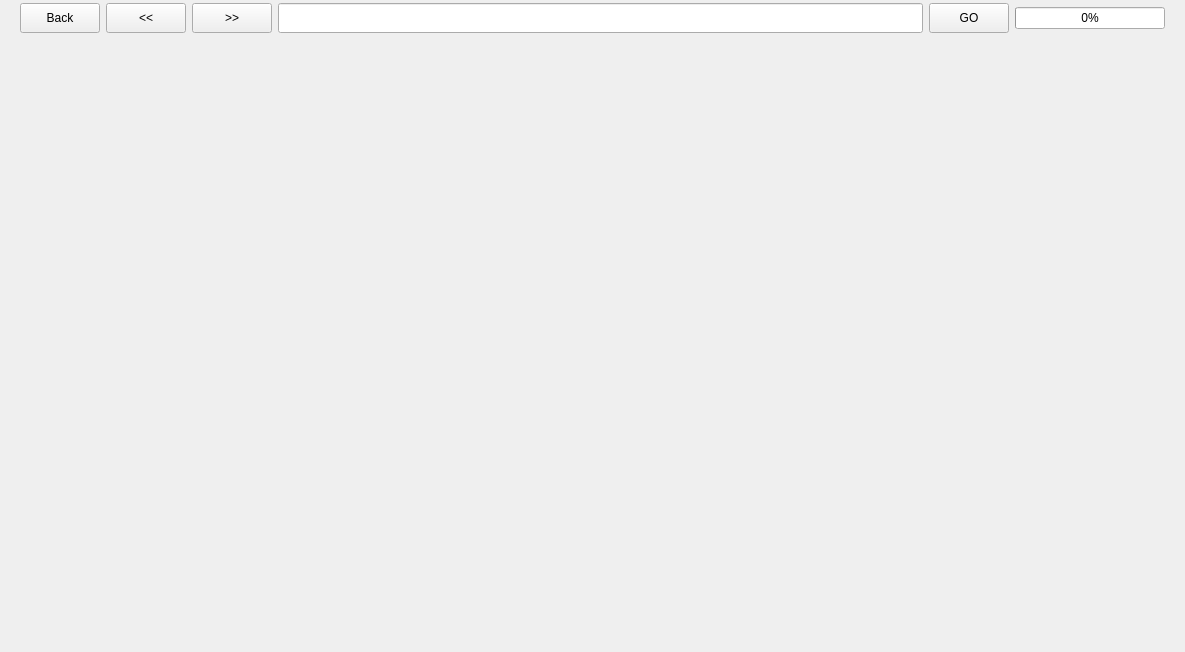
<?xml version="1.0" encoding="UTF-8"?>
<ui version="4.0">
 <class>WebController</class>
 <widget class="QWidget" name="WebController">
  <property name="geometry">
   <rect>
    <x>0</x>
    <y>0</y>
    <width>1185</width>
    <height>652</height>
   </rect>
  </property>
  <property name="windowTitle">
   <string>Form</string>
  </property>
  <layout class="QVBoxLayout" name="verticalLayout">
   <property name="spacing">
    <number>0</number>
   </property>
   <property name="leftMargin">
    <number>0</number>
   </property>
   <property name="topMargin">
    <number>0</number>
   </property>
   <property name="rightMargin">
    <number>0</number>
   </property>
   <property name="bottomMargin">
    <number>0</number>
   </property>
   <item>
    <widget class="QWidget" name="widget" native="true">
     <property name="sizePolicy">
      <sizepolicy hsizetype="Preferred" vsizetype="Preferred">
       <horstretch>0</horstretch>
       <verstretch>0</verstretch>
      </sizepolicy>
     </property>
     <property name="minimumSize">
      <size>
       <width>0</width>
       <height>36</height>
      </size>
     </property>
     <property name="maximumSize">
      <size>
       <width>16777215</width>
       <height>36</height>
      </size>
     </property>
     <property name="baseSize">
      <size>
       <width>0</width>
       <height>30</height>
      </size>
     </property>
     <property name="layoutDirection">
      <enum>Qt::LeftToRight</enum>
     </property>
     <layout class="QHBoxLayout" name="horizontalLayout">
      <property name="leftMargin">
       <number>20</number>
      </property>
      <property name="topMargin">
       <number>0</number>
      </property>
      <property name="rightMargin">
       <number>20</number>
      </property>
      <property name="bottomMargin">
       <number>0</number>
      </property>
      <item>
       <widget class="QPushButton" name="exit_btn">
        <property name="minimumSize">
         <size>
          <width>80</width>
          <height>30</height>
         </size>
        </property>
        <property name="text">
         <string>Back</string>
        </property>
       </widget>
      </item>
      <item>
       <widget class="QPushButton" name="back_btn">
        <property name="minimumSize">
         <size>
          <width>60</width>
          <height>30</height>
         </size>
        </property>
        <property name="text">
         <string>&lt;&lt;</string>
        </property>
       </widget>
      </item>
      <item>
       <widget class="QPushButton" name="next_btn">
        <property name="minimumSize">
         <size>
          <width>60</width>
          <height>30</height>
         </size>
        </property>
        <property name="text">
         <string>&gt;&gt;</string>
        </property>
       </widget>
      </item>
      <item>
       <widget class="QLineEdit" name="url">
        <property name="minimumSize">
         <size>
          <width>0</width>
          <height>30</height>
         </size>
        </property>
        <property name="styleSheet">
         <string notr="true"/>
        </property>
        <property name="alignment">
         <set>Qt::AlignCenter</set>
        </property>
       </widget>
      </item>
      <item>
       <widget class="QPushButton" name="go_btn">
        <property name="minimumSize">
         <size>
          <width>60</width>
          <height>30</height>
         </size>
        </property>
        <property name="text">
         <string>GO</string>
        </property>
       </widget>
      </item>
      <item>
       <widget class="QProgressBar" name="progress">
        <property name="minimumSize">
         <size>
          <width>150</width>
          <height>20</height>
         </size>
        </property>
        <property name="maximumSize">
         <size>
          <width>150</width>
          <height>16777215</height>
         </size>
        </property>
        <property name="value">
         <number>0</number>
        </property>
       </widget>
      </item>
     </layout>
    </widget>
   </item>
   <item>
    <widget class="QWidget" name="view" native="true"/>
   </item>
  </layout>
 </widget>
 <resources/>
 <connections/>
</ui>
